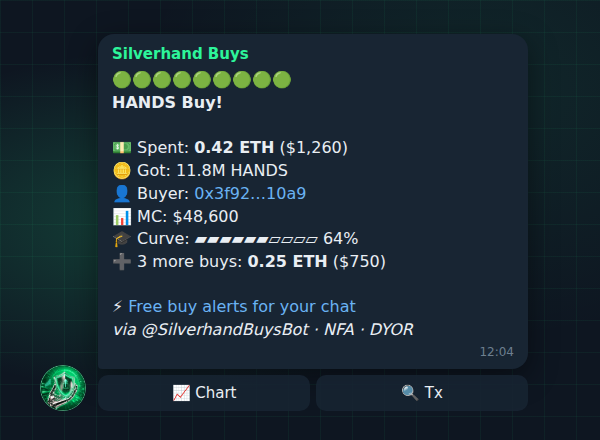
#> input picture assets/brand/post-example.png, 600 x 440 px, given in place of avatar.png, which was not available
$ python make_screens.py
#> lines starting #> are read from the running program, lines starting #| are printed output that depends on the picture
### buybot/card.py
"""The animated card posted with each trade: a trading-desk dashboard.

render_card(spec) -> MP4 bytes, render_still(spec) -> PNG bytes.

Layout (1280x720 design units, everything scales with the output size):
  header      token monogram, $SYMBOL + name, network and venue chips, the bot's brand
  progress    a thin bar to graduation when the token is on a bonding curve
  chart card  MARKET CAP hero + change chip, candles with volume, a dashed graduation
              line, the last-price line and the trade's candle marked with a ping
  side panel  BUY/SELL pill and badges, the trade amount (the hero number), quote and
              tokens, trader + holder status, stat tiles, 24h buy/sell pressure bars

Motion (60 fps by default): the card's chrome is there from frame 0; the numbers count
up with an ease-out, the candles draw in left to right behind a soft wipe with a light
at its tip, bars fill, the trade candle pings, a silver glint sweeps over the card once,
then a calm idle (ping, shimmer on the progress bar) and a short dissolve back to frame 0
so Telegram's loop restarts cleanly.

Cost: everything still is drawn once at 2x and scaled down (anti-aliased). Each frame is
a copy of a pre-rendered image plus a few pastes of small cached sprites and masks; after
the intro the frame starts from the fully drawn card. Pillow only, ffmpeg (libx264).
"""

import io
import math
import os
import subprocess
import tempfile
import time
from pathlib import Path

from PIL import Image, ImageChops, ImageDraw, ImageFilter, ImageFont

# ----------------------------------------------------------------------------- fonts
# Bundled open fonts (assets/fonts, SIL OFL): Instrument Sans for words, JetBrains Mono
# for numbers; DejaVu (Linux) as the fallback. Each role: candidate files, variable axes.
_ROOT = Path(__file__).resolve().parent.parent
_FONTS = _ROOT / "assets" / "fonts"
_SANS, _MONO = _FONTS / "InstrumentSans.ttf", _FONTS / "JetBrainsMono.ttf"
_DJ = Path("/usr/share/fonts/truetype/dejavu")
FONTS = {
    "hero":  [(_SANS, {"Weight": 700, "Width": 100}), (_DJ / "DejaVuSans-Bold.ttf", {})],
    "title": [(_SANS, {"Weight": 700, "Width": 100}), (_DJ / "DejaVuSans-Bold.ttf", {})],
    "ui":    [(_SANS, {"Weight": 600, "Width": 100}), (_DJ / "DejaVuSans-Bold.ttf", {})],
    "uir":   [(_SANS, {"Weight": 400, "Width": 100}), (_DJ / "DejaVuSans.ttf", {})],
    "cond":  [(_SANS, {"Weight": 700, "Width": 75}), (_DJ / "DejaVuSansCondensed-Bold.ttf", {})],
    "num":   [(_MONO, {"Weight": 700}), (_DJ / "DejaVuSansMono-Bold.ttf", {})],
    "mono":  [(_MONO, {"Weight": 400}), (_DJ / "DejaVuSansMono.ttf", {})],
}
_font_cache: dict = {}


def font(role: str, px: float) -> ImageFont.FreeTypeFont:
    px = max(6, int(round(px)))
    key = (role, px)
    if key in _font_cache:
        return _font_cache[key]
    f = None
    for path, axes in FONTS[role]:
        if Path(path).exists():
            f = ImageFont.truetype(str(path), px)
            if axes:
                try:
                    vals = []
                    for a in f.get_variation_axes():
                        name = a["name"].decode() if isinstance(a["name"], bytes) else a["name"]
                        vals.append(axes.get(name, a["default"]))
                    f.set_variation_by_axes(vals)
                except Exception:
                    pass
            break
    if f is None:
        f = ImageFont.load_default(px)
    _font_cache[key] = f
    return f


# ----------------------------------------------------------------------------- themes
THEMES = {
    "silverhand": {
        "page": (6, 8, 8), "card": (12, 15, 15), "tile": (16, 20, 20), "line": (29, 35, 34),
        "line2": (42, 50, 48), "text": (238, 243, 241), "dim": (140, 152, 147), "faint": (82, 93, 89),
        "accent": (45, 245, 154), "buy": (45, 245, 154), "sell": (255, 77, 109), "grad": (242, 201, 76),
        "warn": (255, 176, 59), "ink": (3, 18, 11), "glint": (225, 240, 235),
    },
    "vibe": {
        "page": (12, 14, 16), "card": (16, 18, 20), "tile": (20, 23, 26), "line": (34, 38, 42),
        "line2": (48, 53, 58), "text": (241, 243, 244), "dim": (139, 145, 150), "faint": (86, 92, 97),
        "accent": (223, 249, 2), "buy": (74, 222, 128), "sell": (224, 102, 75), "grad": (223, 249, 2),
        "warn": (255, 176, 59), "ink": (14, 16, 4), "glint": (240, 244, 230),
    },
}
BRAND = "SILVERHAND BUYS"
SLOGAN = "Not paper hands. Silver hands."
AVATAR = _ROOT / "assets" / "brand" / "avatar.png"

DW, DH = 1280, 720  # design units


def _mix(a, b, k):
    """k of a, 1-k of b."""
    return tuple(int(round(x * k + y * (1 - k))) for x, y in zip(a, b))


# ----------------------------------------------------------------------------- easing
def _clamp(x, a=0.0, b=1.0):
    return a if x < a else b if x > b else x


def _seg(t, t0, t1):
    return _clamp((t - t0) / (t1 - t0)) if t1 > t0 else float(t >= t1)


def ease_out_cubic(x):
    return 1 - (1 - x) ** 3


# [6 lines left out: function ease_out_expo, not called in this run]


def ease_out_quart(x):
    return 1 - (1 - x) ** 4


def ease_in_out_cubic(x):
    return 4 * x ** 3 if x < 0.5 else 1 - (-2 * x + 2) ** 3 / 2


def ease_in_out_sine(x):
    return -(math.cos(math.pi * x) - 1) / 2


# ----------------------------------------------------------------------------- numbers
def _grp(x: float, dec: int = 0) -> str:
    return f"{x:,.{dec}f}"


# [73 lines left out: functions _subscript_price, compact, qty, money_formatter, compact_formatter, _level_text, not called in this run]


def int_formatter(final):
    return lambda v: _grp(round(v))


# ----------------------------------------------------------------------------- candles
INTERVALS = [60, 120, 300, 600, 900, 1800, 3600, 7200, 14400]
MAX_CANDLES = 40


# [57 lines left out: functions build_candles, nice_ticks, _span_label, not called in this run]


def _iv_label(iv):
    return f"{iv // 3600}H" if iv >= 3600 else f"{iv // 60}M"


# ----------------------------------------------------------------------------- drawing helpers
class _Ctx:
    """A drawing surface in design units: `s` pixels per unit (2x canvases for still layers)."""

    def __init__(self, img, s):
        self.img, self.s = img, s
        self.d = ImageDraw.Draw(img, "RGBA") if img.mode == "RGB" else ImageDraw.Draw(img)

    def p(self, v):
        return v * self.s

    def box(self, x0, y0, x1, y1):
        s = self.s
        return [x0 * s, y0 * s, x1 * s - 1, y1 * s - 1]

    # [4 lines left out: function rrect, not called in this run]

    def line(self, pts, fill, width=1):
        self.d.line([(x * self.s, y * self.s) for x, y in pts], fill=fill, width=max(1, int(round(width * self.s))))

    # [16 lines left out: function text, not called in this run]

    def width(self, txt, role, size, tracking=0.0):
        f = font(role, size * self.s)
        return _tracked_width(txt, f, tracking * self.s) / self.s


# [34 lines left out: functions _tracked_width, _text_mask, not called in this run]


_like_cache: dict = {}


# [39 lines left out: functions font_like, _round_mask, _hgrad, _vgrad, _scaled, not called in this run]


# ----------------------------------------------------------------------------- the card
class Card:
    INTRO = 1.75      # by then every number has landed
    SWEEP = (1.6, 2.6)
    OUTRO = 0.40      # dissolve back to frame 0 at the end of the loop

    # [34 lines left out: functions __init__, _prepare_data, not called in this run]

    def _val(self, price):
        return price * self.scale

    # ------------------------------------------------------------------ layout
    # [459 lines left out: functions _layout, _draw_still_layers, _header, _avatar, _progress_track, _cards and 8 more, not called in this run]

    # ------------------------------------------------------------------ dynamic pieces
    def u(self, v):
        return int(round(v * self.k))

    # [702 lines left out: functions tmask, put_text, _prepare_motion, _pill_sprite, _chip_sprite, _tag_sprite and 18 more, not called in this run]


# 960x540: Telegram shows the card ~360 px wide on a phone, and on the server (a 300 MB
# memory cap shared with the bot's ~170 MB) a 1280x720 encode does not fit: x264 alone took
# ~170 MB there, ~70 MB at this size without lookahead.
SIZE = (960, 540)


# [73 lines left out: functions render_card, render_still, not called in this run]

### tools/make_intro.py
"""Animated description picture for @BotFather (/setdescriptionpic) and the
animations of the bot's menu screens.

    python tools/make_intro.py          -> assets/brand/botfather-description.gif and .mp4
    python tools/make_intro.py --menu   -> assets/menu/<lang>/<screen>.mp4, one per screen in MENU

A three-second loop at 640x360 with no visible seam: signal tape at the top and
bottom, a grid with transaction packets and buys popping up over its nodes, the
avatar in a spinning ring, and a big condensed title with depth, a glint and a
short glitch. Every motion fits exactly into one period.

Needs Pillow and ffmpeg (pip install imageio-ffmpeg, or ffmpeg on PATH). Fonts:
Bahnschrift and Consolas on Windows, DejaVu elsewhere.
"""

import argparse
import math
import random
import shutil
import subprocess
import sys
from pathlib import Path

from PIL import Image, ImageChops, ImageDraw, ImageFilter, ImageFont

ROOT = Path(__file__).resolve().parent.parent
BRAND = ROOT / "assets" / "brand"

# Brand colors (the same green as tools/make_brand.py).
BG = (4, 9, 7)
ACC = (45, 245, 154)
HI = (190, 255, 222)
DEEP = (6, 128, 74)
EX = (3, 44, 26)
INK = (236, 244, 240)
GLINT = (228, 255, 240)
TAPE_K = (5, 10, 8)
LIME = (223, 249, 2)    # the testnet bot's colour (its avatar's badge)

DISPLAY_FONTS = [
    ("C:/Windows/Fonts/bahnschrift.ttf", "Bold Condensed"),
    ("/usr/share/fonts/truetype/dejavu/DejaVuSansCondensed-Bold.ttf", None),
]
MONO_FONTS = [
    "C:/Windows/Fonts/consolab.ttf",
    "/usr/share/fonts/truetype/dejavu/DejaVuSansMono-Bold.ttf",
]
# Menu screens of the private chat (buybot/bot.py shows assets/menu/<lang>/<key>.mp4):
# lang -> key -> (title, line under it). "lang" is the language picker, the same in both.
MENU = {
    "en": {
        "start":   ("SILVERHAND BUYS", "EVERY BUY · LIVE IN YOUR CHAT"),
        "chats":   ("MY CHATS", "GROUPS · CHANNELS · SETTINGS"),
        "stats":   ("STATISTICS", "BUYS · SELLS · VOLUME · 24H"),
        "help":    ("HOW IT WORKS", "TRACK · TEST · SETTINGS"),
        "terms":   ("TERMS", "NO ADS · SOURCE · NFA"),
        "support": ("SUPPORT", "QUESTIONS · PROBLEMS"),
        "lang":    ("LANGUAGE", "ENGLISH · РУССКИЙ"),
    },
    "ru": {
        "start":   ("SILVERHAND BUYS", "КАЖДАЯ ПОКУПКА · В ВАШЕМ ЧАТЕ"),
        "chats":   ("МОИ ЧАТЫ", "ГРУППЫ · КАНАЛЫ · НАСТРОЙКИ"),
        "stats":   ("СТАТИСТИКА", "ПОКУПКИ · ПРОДАЖИ · ОБЪЁМ · 24Ч"),
        "help":    ("КАК ЭТО РАБОТАЕТ", "TRACK · TEST · НАСТРОЙКИ"),
        "terms":   ("УСЛОВИЯ", "БЕЗ РЕКЛАМЫ · ИСХОДНИКИ · NFA"),
        "support": ("ПОДДЕРЖКА", "ВОПРОСЫ · ПРОБЛЕМЫ"),
    },
}
MENU_EYEBROW = {"en": "// BUY BOT", "ru": "// БОТ ПОКУПОК"}
# Buys that pop up over the grid: decoration, not real trades.
POPS = ["+0.42 ETH", "+1.20 ETH", "+0.08 ETH", "+$360", "+2.05 ETH"]


# [21 lines left out: functions display_font, mono_font, not called in this run]


def mix(a, b, k):
    """k of color a over color b."""
    return tuple(round(x * k + y * (1 - k)) for x, y in zip(a, b))


# [7 lines left out: function spaced, not called in this run]


def spaced_width(draw, text, font, tracking):
    return sum(draw.textlength(ch, font=font) for ch in text) + tracking * max(0, len(text) - 1)


# [23 lines left out: functions vgradient, tape, not called in this run]


def ease_io(p):
    p = min(max(p, 0.0), 1.0)
    return p * p * (3 - 2 * p)


# [9 lines left out: function circle_logo, not called in this run]


class Scene:
    # [273 lines left out: functions __init__, _fit_title, frame, not called in this run]

    # The curve's story in one loop: it fills (eased, about 2.3 s of 3), flashes
    # when full, and empties, so t=0 and t=1 are the same empty ring.
    FILL_END, FLASH_END = .76, .9

    # [43 lines left out: functions _gauge, _badge, not called in this run]


def find_ffmpeg():
    try:
        import imageio_ffmpeg
        return imageio_ffmpeg.get_ffmpeg_exe()
    except Exception:
        return shutil.which("ffmpeg")


# [61 lines left out: functions encode, main, not called in this run]


# [2 lines that do not run on import are left out]

### tools/make_screens.py
"""The testnet bot's screens in the trade card's style (buybot/card.py, theme "vibe"):
the private chat's menu animations and the @BotFather description picture.

    python tools/make_screens.py            -> assets/menu/en/<screen>.mp4 (MENU in make_intro.py)
    python tools/make_screens.py --brand    -> assets/brand/botfather-description-testnet.gif/.mp4/.png
    python tools/make_screens.py --still 0.3 --only start   (a PNG to check, nothing encoded)

A three-second loop at 640x360 with no seam, drawn at 2x and scaled down. The card's
header (avatar, name, the network and launchpad pills, TESTNET), the screen's title and
line, and on the right a small market cap chart whose candles rise while the bar under
the header fills to graduation; at the top the bar flashes, then everything fades back to
where the loop began. Premium motion: eased (never linear) moves of 350-600 ms, no overshoot.
Frames go straight into ffmpeg.
"""

import argparse
import math
import subprocess
import sys
from pathlib import Path

from PIL import Image, ImageDraw, ImageFilter

ROOT = Path(__file__).resolve().parent.parent
sys.path.insert(0, str(ROOT))
sys.path.insert(0, str(ROOT / "tools"))
from buybot.card import THEMES, font  # noqa: E402
from make_intro import MENU, find_ffmpeg  # noqa: E402

PAL = THEMES["vibe"]
W, H, S = 640, 360, 2          # output size; drawn at S times that
AVATAR = ROOT / "assets" / "brand" / "avatar.png"
# the candles of the little chart: (open, close) in 0..1 of its height, a steady climb
CANDLES = [(.08, .16), (.16, .12), (.12, .22), (.22, .30), (.30, .27), (.27, .38), (.38, .47),
           (.47, .43), (.43, .55), (.55, .63), (.63, .60), (.60, .72), (.72, .83), (.83, .94)]
# the header already says SILVERHAND BUYS: the first screen and the description say what it does
FRONT = ("EVERY BUY, LIVE", "VIBE/VIBE LAUNCHES · IN YOUR CHAT")
FILL_END, FLASH_END = .72, .86     # the loop: fill to graduation, flash, fade back
START = .62                        # the first frame shows the chart nearly full (a preview)


def ease_io(p):
    p = min(max(p, 0.0), 1.0)
    return p * p * (3 - 2 * p)


def ease_out(p):
    p = min(max(p, 0.0), 1.0)
    return 1 - (1 - p) ** 3


def mix(a, b, k):
    """k of colour a over colour b."""
    return tuple(round(x * k + y * (1 - k)) for x, y in zip(a, b))


def spaced(d, xy, text, f, fill, tr):
    x, y = xy
    for ch in text:
        d.text((x, y), ch, font=f, fill=fill)
        x += d.textlength(ch, font=f) + tr
    return x


def spaced_w(d, text, f, tr):
    return sum(d.textlength(ch, font=f) for ch in text) + tr * max(0, len(text) - 1)


def circle(path, size):
    im = Image.open(path).convert("RGB")
    side = min(im.size)
    im = im.crop(((im.width - side) // 2, (im.height - side) // 2,
                  (im.width + side) // 2, (im.height + side) // 2)).resize((size, size), Image.LANCZOS)
    m = Image.new("L", (size * 4, size * 4), 0)
    ImageDraw.Draw(m).ellipse((0, 0, size * 4 - 1, size * 4 - 1), fill=255)
    return im, m.resize((size, size), Image.LANCZOS)


class Screen:
    def __init__(self, title: str, line: str):
        self.title, self.line = title, line
        w, h = W * S, H * S
        self.w, self.h = w, h
        # still layers: page with a soft lime glow, the card panel, the header
        bg = Image.new("RGB", (w, h), PAL["page"])
        glow = Image.new("L", (w // 8, h // 8), 0)
        ImageDraw.Draw(glow).ellipse((w // 8 * .45, -h // 8 * .6, w // 8 * 1.2, h // 8 * .55), fill=70)
        glow = glow.filter(ImageFilter.GaussianBlur(w // 8 * .08)).resize((w, h), Image.BILINEAR)
        bg = Image.composite(Image.new("RGB", (w, h), PAL["accent"]), bg, glow.point(lambda v: v * .18))
        d = ImageDraw.Draw(bg)
        self.panel = (14 * S, 92 * S, w - 14 * S, h - 14 * S)
        d.rounded_rectangle(self.panel, radius=14 * S, fill=PAL["card"], outline=PAL["line"], width=S)
        # header: avatar, brand, slogan; pills on the right
        av, mask = circle(AVATAR, 40 * S)
        bg.paste(av, (16 * S, 14 * S), mask)
        d.text((64 * S, 15 * S), "SILVERHAND BUYS", font=font("title", 17 * S), fill=PAL["text"])
        d.text((64 * S, 37 * S), "Not paper hands. Silver hands.", font=font("uir", 11 * S), fill=PAL["dim"])
        x = w - 16 * S
        for label, filled in (("TESTNET", True), ("vibe/vibe", False), ("Robinhood Chain testnet", False)):
            f = font("ui" if not filled else "title", 11 * S)
            tw = d.textlength(label, font=f)
            dot = 12 * S if label.startswith("Robinhood") else 0
            x0 = x - tw - dot - 20 * S
            box = (x0, 16 * S, x, 38 * S)
            if filled:
                d.rounded_rectangle(box, radius=7 * S, fill=PAL["accent"])
                d.text((x0 + 10 * S, 19 * S), label, font=f, fill=PAL["ink"])
            else:
                d.rounded_rectangle(box, radius=7 * S, fill=PAL["tile"], outline=PAL["line2"], width=S)
                if dot:
                    d.ellipse((x0 + 10 * S, 24 * S, x0 + 16 * S, 30 * S), fill=PAL["accent"])
                d.text((x0 + 10 * S + dot, 19 * S), label, font=f, fill=PAL["text"])
            x = x0 - 8 * S
        # the bar's track
        self.bar = (16 * S, 66 * S, w - 150 * S, 72 * S)
        d.rounded_rectangle(self.bar, radius=3 * S, fill=PAL["line"])
        # title and line in the panel's left half; they never move
        px0, py0, px1, py1 = self.panel
        size = 44 * S
        f_title = font("title", size)
        while d.textlength(title, font=f_title) > (px1 - px0) * .52 and size > 26 * S:
            size -= 2 * S
            f_title = font("title", size)
        self.f_title = f_title
        tb = d.textbbox((0, 0), title, font=f_title)
        self.title_xy = (px0 + 22 * S - tb[0], py0 + 70 * S - tb[1])
        self.title_box = (px0 + 22 * S, py0 + 70 * S, px0 + 22 * S + tb[2] - tb[0], py0 + 70 * S + tb[3] - tb[1])
        d.text(self.title_xy, title, font=f_title, fill=PAL["text"])
        f_line = font("mono", 11 * S)
        spaced(d, (px0 + 24 * S, self.title_box[3] + 16 * S), line, f_line, PAL["dim"], 1 * S)
        spaced(d, (px0 + 24 * S, py0 + 26 * S), "// BUY BOT", font("num", 11 * S), PAL["accent"], 2 * S)
        # chart area on the right: dashed graduation line, axis
        self.chart = (px0 + (px1 - px0) * .60, py0 + 24 * S, px1 - 22 * S, py1 - 26 * S)
        cx0, cy0, cx1, cy1 = self.chart
        for xx in range(int(cx0), int(cx1), 10 * S):
            d.line([(xx, cy0 + 6 * S), (min(cx1, xx + 5 * S), cy0 + 6 * S)], fill=mix(PAL["grad"], PAL["card"], .45), width=S)
        f_axis = font("num", 9 * S)
        d.text((cx0, cy0 - 8 * S), "GRADUATION", font=f_axis, fill=mix(PAL["grad"], PAL["card"], .7))
        d.line([(cx0, cy1), (cx1, cy1)], fill=PAL["line2"], width=S)
        self.bg = bg
        self.f_pct = font("num", 11 * S)

    # [64 lines left out: function frame, not called in this run]


def encode(screen: Screen, frames: int, fps: int, mp4: Path | None, gif: Path | None) -> None:
    exe = find_ffmpeg()
    if not exe:
        sys.exit("ffmpeg is needed: pip install imageio-ffmpeg")
    src = ["-f", "rawvideo", "-pix_fmt", "rgb24", "-s", f"{W}x{H}", "-r", str(fps), "-i", "-"]
    outs = []
    if mp4:
        outs.append([exe, "-y", "-loglevel", "error", *src, "-c:v", "libx264", "-pix_fmt", "yuv420p",
                     "-crf", "20", "-preset", "slow", "-movflags", "+faststart", "-an", str(mp4)])
    if gif:
        outs.append([exe, "-y", "-loglevel", "error", *src, "-filter_complex",
                     "split[a][b];[a]palettegen=max_colors=256:stats_mode=full[p];[b][p]paletteuse=dither=sierra2_4a",
                     "-loop", "0", str(gif)])
    procs = [subprocess.Popen(cmd, stdin=subprocess.PIPE) for cmd in outs]
    for i in range(frames):
        im = screen.frame(i / frames)
        raw = im.tobytes()
        im.close()
        for p in procs:
            p.stdin.write(raw)
    for p in procs:
        p.stdin.close()
        if p.wait() != 0:
            sys.exit("ffmpeg failed")


def main():
    ap = argparse.ArgumentParser(description=__doc__.splitlines()[0])
    ap.add_argument("--brand", action="store_true", help="the @BotFather description picture instead of the menu")
    ap.add_argument("--only", help="one menu screen (start, chats, stats, help, terms, support, lang)")
    ap.add_argument("--still", type=float, action="append", default=[], help="save the frame at this point of the loop")
    ap.add_argument("--fps", type=int, default=20)
    ap.add_argument("--seconds", type=float, default=3.0)
    a = ap.parse_args()
    n = round(a.fps * a.seconds)
    if a.brand:
        out = ROOT / "assets" / "brand" / "botfather-description-testnet"
        jobs = [(out, *FRONT, True)]
    else:
        folder = ROOT / "assets" / "menu" / "en"
        folder.mkdir(parents=True, exist_ok=True)
        jobs = [(folder / key, *(FRONT if key == "start" else (title, line)), False)
                for key, (title, line) in MENU["en"].items() if not a.only or key == a.only]
    for out, title, line, brand in jobs:
        screen = Screen(title, line)
        if a.still:
            for t in a.still:
                screen.frame(t).save(out.with_name(f"{out.name}-{t:.2f}.png"))
            continue
        encode(screen, n, a.fps, out.with_suffix(".mp4"), out.with_suffix(".gif") if brand else None)
        if brand:
            screen.frame(0).save(out.with_suffix(".png"))
        sizes = ", ".join(f"{p.name} {p.stat().st_size // 1024} KB"
                          for p in (out.with_suffix(".mp4"), out.with_suffix(".gif")) if p.exists() and (brand or p.suffix == ".mp4"))
        print(sizes)
#> this loop made 1 pass
#> tb in Screen on pass 1: (0, 14, 629, 74)
#> pass 1, in __init__, `glow = glow.filter(ImageFilter.GaussianBlur(w // 8 * .08)).resize((w, ..`:
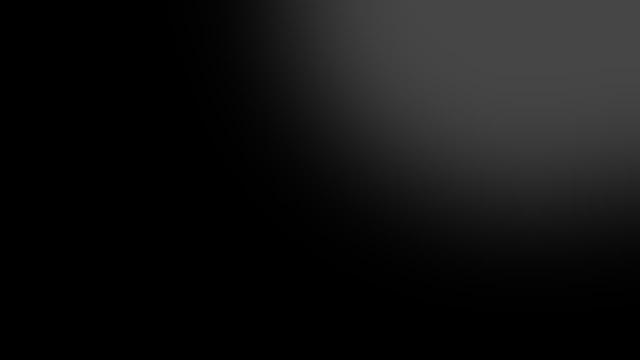
#> glow: PIL image 1280x720 L (shown at 1/2 size); min 0, max 70, mean 17.8
#> pass 1, in __init__, `bg = Image.composite(Image.new("RGB", (w, h), PAL["accent"]), bg, glow..`:
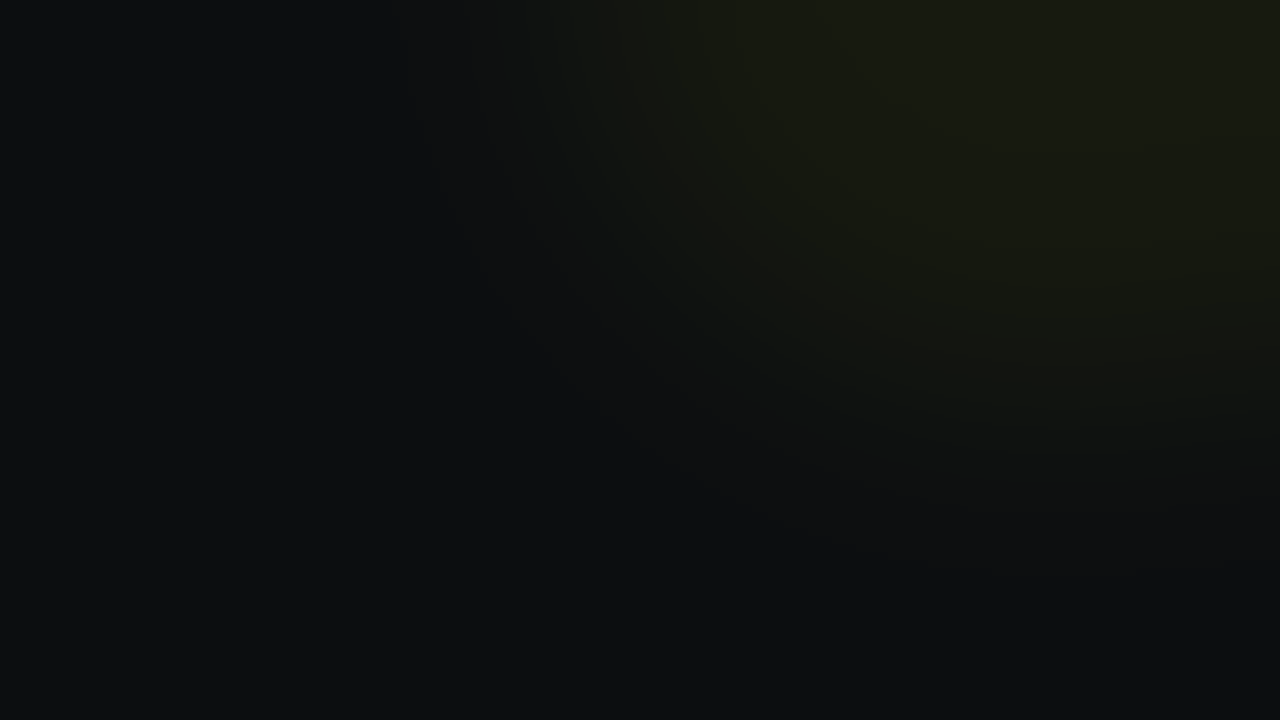
#> bg: PIL image 1280x720 RGB; mean R, G, B 14.7, 17, 15.8
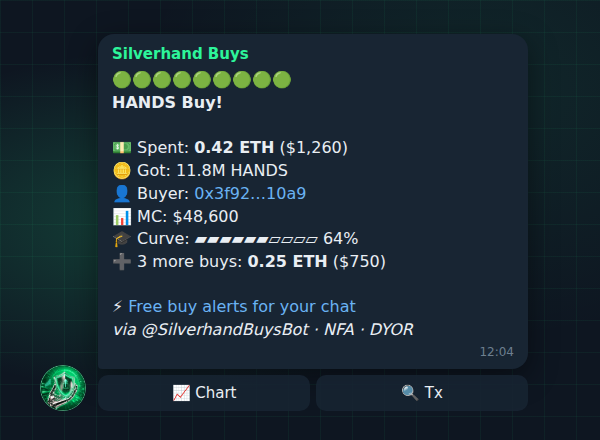
#> input picture assets/brand/post-example.png, 600 x 440 px, given in place of avatar.png, which was not available


if __name__ == "__main__":
    main()
#> (the call stopped at in find_ffmpeg, `return imageio_ffmpeg.get_ffmpeg_exe()`: imageio_ffmpeg is not available in this run)
